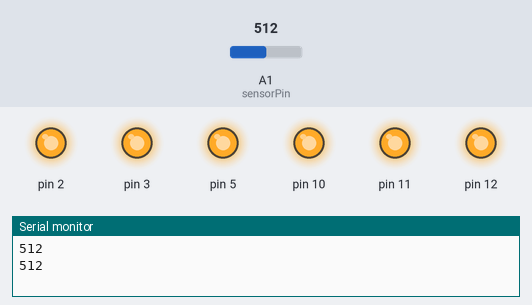
Recording of a sketch running on a simulated Arduino Uno, built with avr-gcc and run on an emulated ATmega328P. Parts: output pins drawn as LEDs (lit = HIGH), the last lines printed to the serial monitor. The inputs (shaded band) are chosen by the test bench; at power-on: A1 (sensorPin) = 512.

Above: at 1.9 s.
2.0 s: A1 (sensorPin) set to 412
3.5 s: A1 (sensorPin) set to 392
At 5.6 s:
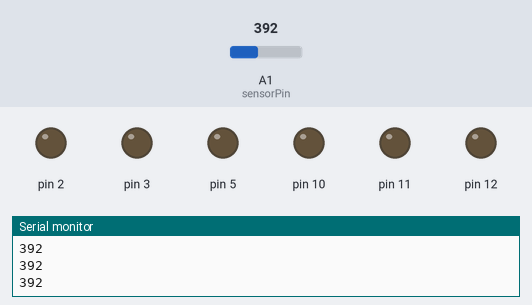
5.9 s: A1 (sensorPin) set to 410
At 7.0 s:
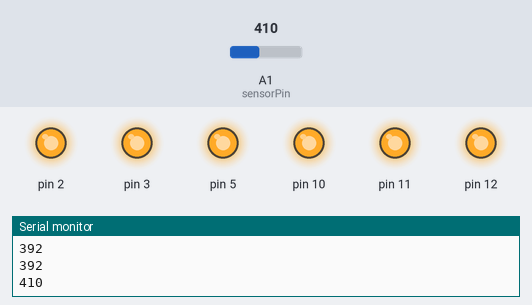
7.4 s: A1 (sensorPin) set to 390
At 8.7 s:
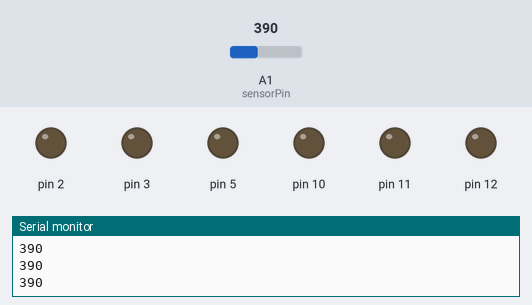
Timing chart, 0 to 10.4 s (numbered marks = the images above; inputs shaded):
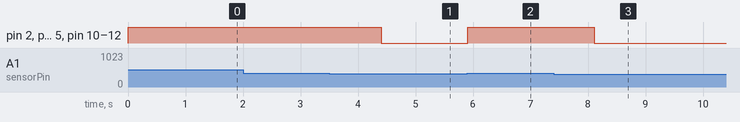

Measured:
- the behaviour switches between 401 and 400 on A1 (sensorPin) (found by bisection; images 0 and 1)
- after the input at 3.5 s, pin 2, pin 3, pin 5, pin 10–12: HIGH → LOW after 0.90 s
- after the input at 5.9 s, pin 2, pin 3, pin 5, pin 10–12: LOW → HIGH at once
- after the input at 7.4 s, pin 2, pin 3, pin 5, pin 10–12: HIGH → LOW after 0.71 s

The sketch:

mike2.ino
```cpp
int sensorPin = A1;
int state = 0;

void setup() {
  // put yor setup code here, to run once:
  Serial.begin(9600);
  pinMode(sensorPin,INPUT);
  pinMode(12,OUTPUT);
  pinMode(11,OUTPUT);
  pinMode(10,OUTPUT);
  pinMode(2,OUTPUT);
  pinMode(3,OUTPUT);
  pinMode(5,OUTPUT);
}

void loop() {
  state = analogRead(sensorPin);
  Serial.println(state);

 if (state>400) {
    digitalWrite(12,HIGH);
    digitalWrite(11,HIGH);
    digitalWrite(10,HIGH);
    digitalWrite(2,HIGH);
    digitalWrite(3,HIGH);
    digitalWrite(5,HIGH);
    delay(1000);
  } else {
    digitalWrite(12,LOW);
    digitalWrite(11,LOW);
    digitalWrite(10,LOW);
    digitalWrite(2,LOW);
    digitalWrite(3,LOW);
    digitalWrite(5,LOW);
  }
    delay(100);
}
```
